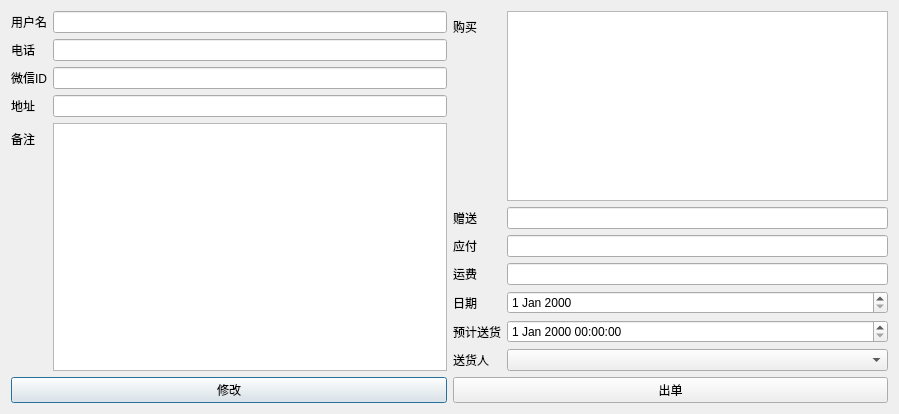
<?xml version="1.0" encoding="UTF-8"?>
<ui version="4.0">
 <class>Single_User_dialog</class>
 <widget class="QDialog" name="Single_User_dialog">
  <property name="geometry">
   <rect>
    <x>0</x>
    <y>0</y>
    <width>899</width>
    <height>414</height>
   </rect>
  </property>
  <property name="windowTitle">
   <string>Dialog</string>
  </property>
  <layout class="QGridLayout" name="gridLayout">
   <item row="0" column="0">
    <layout class="QFormLayout" name="formLayout">
     <item row="0" column="0">
      <widget class="QLabel" name="label">
       <property name="text">
        <string>用户名</string>
       </property>
      </widget>
     </item>
     <item row="0" column="1">
      <widget class="QLineEdit" name="nameLineEdit"/>
     </item>
     <item row="1" column="1">
      <widget class="QLineEdit" name="phoneLineEdit"/>
     </item>
     <item row="2" column="1">
      <widget class="QLineEdit" name="idLineEdit"/>
     </item>
     <item row="2" column="0">
      <widget class="QLabel" name="label_3">
       <property name="text">
        <string>微信ID</string>
       </property>
      </widget>
     </item>
     <item row="3" column="0">
      <widget class="QLabel" name="label_4">
       <property name="text">
        <string>地址</string>
       </property>
      </widget>
     </item>
     <item row="4" column="0">
      <widget class="QLabel" name="label_5">
       <property name="text">
        <string>备注</string>
       </property>
      </widget>
     </item>
     <item row="1" column="0">
      <widget class="QLabel" name="label_2">
       <property name="text">
        <string>电话</string>
       </property>
      </widget>
     </item>
     <item row="4" column="1">
      <widget class="QPlainTextEdit" name="notePlainTextEdit"/>
     </item>
     <item row="3" column="1">
      <widget class="QLineEdit" name="addressLineEdit"/>
     </item>
    </layout>
   </item>
   <item row="0" column="1">
    <layout class="QFormLayout" name="formLayout_2">
     <item row="0" column="0">
      <widget class="QLabel" name="label_6">
       <property name="text">
        <string>购买</string>
       </property>
      </widget>
     </item>
     <item row="0" column="1">
      <widget class="QPlainTextEdit" name="buyPlainTextEdit"/>
     </item>
     <item row="1" column="0">
      <widget class="QLabel" name="label_7">
       <property name="text">
        <string>赠送</string>
       </property>
      </widget>
     </item>
     <item row="1" column="1">
      <widget class="QLineEdit" name="giftLineEdit"/>
     </item>
     <item row="2" column="0">
      <widget class="QLabel" name="label_8">
       <property name="text">
        <string>应付</string>
       </property>
      </widget>
     </item>
     <item row="2" column="1">
      <widget class="QLineEdit" name="priceLineEdit"/>
     </item>
     <item row="4" column="0">
      <widget class="QLabel" name="label_9">
       <property name="text">
        <string>日期</string>
       </property>
      </widget>
     </item>
     <item row="4" column="1">
      <widget class="QDateEdit" name="dateEdit"/>
     </item>
     <item row="6" column="0">
      <widget class="QLabel" name="label_10">
       <property name="text">
        <string>送货人</string>
       </property>
      </widget>
     </item>
     <item row="6" column="1">
      <widget class="QComboBox" name="comboBox"/>
     </item>
     <item row="3" column="0">
      <widget class="QLabel" name="label_11">
       <property name="text">
        <string>运费</string>
       </property>
      </widget>
     </item>
     <item row="3" column="1">
      <widget class="QLineEdit" name="shipLineEdit"/>
     </item>
     <item row="5" column="0">
      <widget class="QLabel" name="label_12">
       <property name="text">
        <string>预计送货</string>
       </property>
      </widget>
     </item>
     <item row="5" column="1">
      <widget class="QDateTimeEdit" name="dateTimeEdit"/>
     </item>
    </layout>
   </item>
   <item row="1" column="0">
    <widget class="QPushButton" name="editPushButton">
     <property name="text">
      <string>修改</string>
     </property>
    </widget>
   </item>
   <item row="1" column="1">
    <widget class="QPushButton" name="orderPushButton">
     <property name="text">
      <string>出单</string>
     </property>
    </widget>
   </item>
  </layout>
 </widget>
 <resources/>
 <connections/>
</ui>
